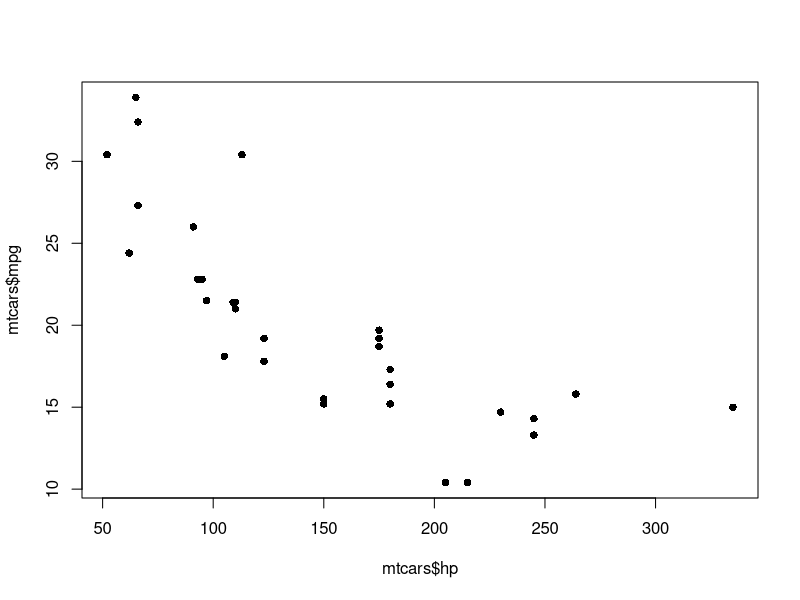
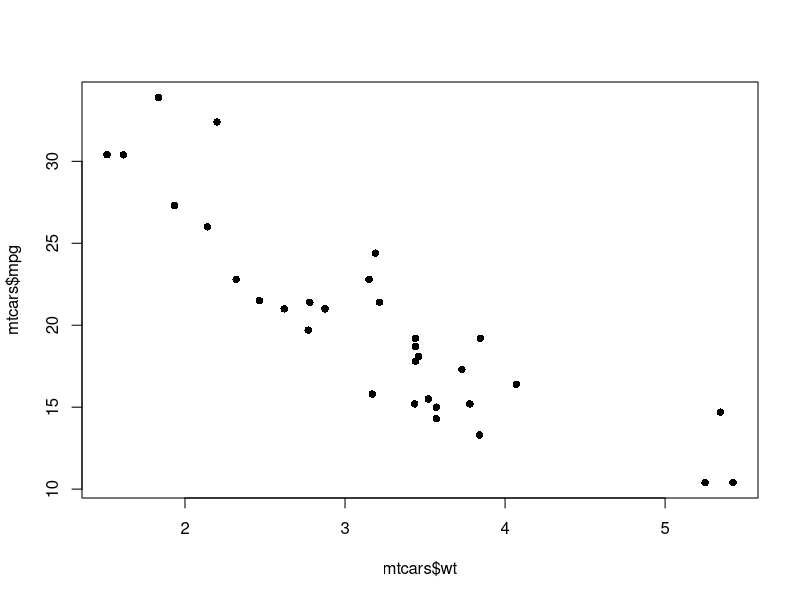
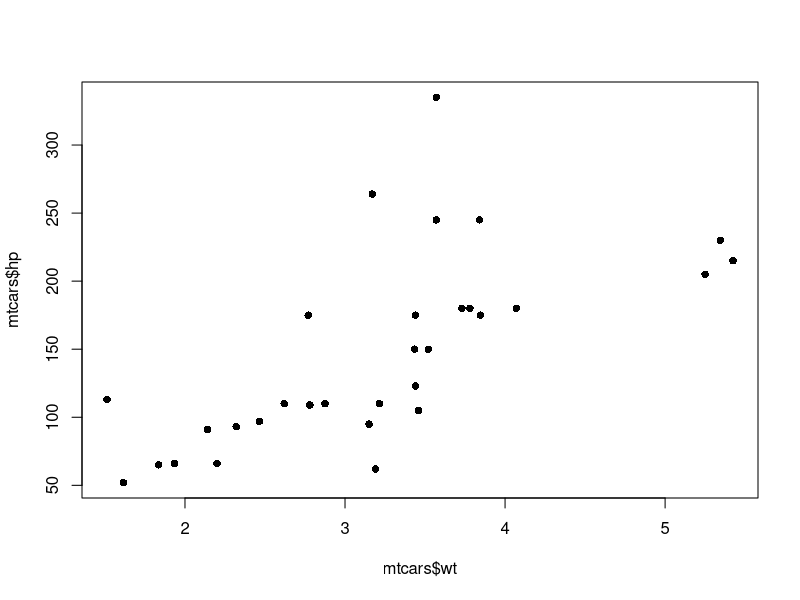

Recreate these plots in R, in order.
library(dplyr)

## Correlation
cor(mtcars$mpg, mtcars$hp)
cor(mtcars$hp, mtcars$mpg)

cor(mtcars$mpg, mtcars$wt)
cor(mtcars$wt, mtcars$mpg)

plot(mtcars$hp, mtcars$mpg, pch=16)
plot(mtcars$wt, mtcars$mpg, pch=16)
plot(mtcars$wt, mtcars$hp, pch=16)

cor(mtcars[, c("mpg", "wt", "hp")])

mtcars %>%
  select(mpg, wt, hp) %>%
  cor()

## compute correlation (r) and significance test
cor.test(mtcars$hp, mtcars$mpg)

################################################################################

## Linear Regression

# simple linear regression

# y = f(x)
# mpg = f(hp)
# lm(y ~ x, data = data)
lmFit <- lm(mpg ~ hp, data = mtcars)
lmFit

summary(lmFit)

lmFit$coefficients[[1]] + lmFit$coefficients[[2]] * 200

new_cars <- data.frame(
  hp = c(250, 320, 400, 410, 450)
)

## predict()
predict(lmFit, newdata = new_cars)
new_cars$mpg_pred <- predict(lmFit, newdata = new_cars)
new_cars

summary(mtcars$hp)

## Multiple Linear Regression
# mpg = f(hp, wt, am)
# mpg = intercept + b0*hp + b1*wt + b2*am

lmFit_v2 <- lm(mpg ~ hp + wt + am, data = mtcars)
lmFit_v2
summary(lmFit_v2)

coefs <- coef(lmFit_v2)
coefs[[1]] + coefs[[2]]*200 + coefs[[3]]*3.5 + coefs[[4]]*1

## Build Full Model
lmFit_Full <- lm(mpg ~ ., data = mtcars)
lmFit_Full
mtcars$predicted <- predict(lmFit_Full)

## Build Full Model out of gear
lm(mpg ~ . - gear, data = mtcars)


## Root Mean Square Error (RMSE)
squared_error <- (mtcars$mpg - mtcars$predicted)**2
squared_error

rmse <- sqrt(mean(squared_error))
rmse

################################################################################

# Split Data
set.seed(42) # เพื่อล็อกผลการสุ่มข้อมูล
n <- nrow(mtcars) # นับจำนวนแถว
id <- sample(1:n, size = n*0.8) # สุ่มเลขแถวจำนวน 80% ของข้อมูลทั้งหมด
id

train_data <- mtcars[id, ] # ดึงข้อมูลตามเลขแถวที่ถูกสุ่มมา
test_data <- mtcars[-id, ] # ดึงข้อมูลอื่นนอกจาก เลขแถวที่ถูกสุ่มมา

## Train Model
model1 <- lm(mpg ~ hp + wt, data = train_data)
p_train <- predict(model1)
rmse_train <- sqrt(mean(( train_data$mpg - p_train) **2 ))

## Test Model
p_test <- predict(model1, newdata = test_data)
rmse_test <- sqrt(mean(( test_data$mpg - p_test) **2 ))

## Print Result
cat("RMSE Train:", rmse_train,
    "\nRMSE Test:", rmse_test)

################################################################################

# Split Data
set.seed(42) # เพื่อล็อกผลการสุ่มข้อมูล
n <- nrow(mtcars) # นับจำนวนแถว
id <- sample(1:n, size = n*0.7) # สุ่มเลขแถวจำนวน 80% ของข้อมูลทั้งหมด
id

train_data <- mtcars[id, ] # ดึงข้อมูลตามเลขแถวที่ถูกสุ่มมา
test_data <- mtcars[-id, ] # ดึงข้อมูลอื่นนอกจาก เลขแถวที่ถูกสุ่มมา

## Train Model
model1 <- lm(mpg ~ hp + wt + am + disp, data = train_data)
p_train <- predict(model1)
rmse_train <- sqrt(mean(( train_data$mpg - p_train) **2 ))

## Test Model
p_test <- predict(model1, newdata = test_data)
rmse_test <- sqrt(mean(( test_data$mpg - p_test) **2 ))

## Print Result
cat("RMSE Train:", rmse_train,
    "\nRMSE Test:", rmse_test)

################################################################################













